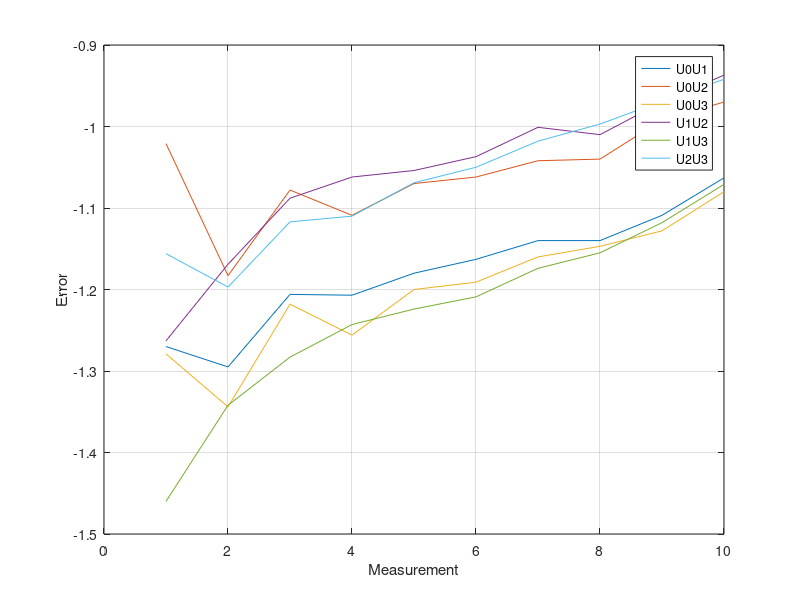

Recreate this plot in MATLAB.
DWM_to_wall_offset = 0.025;
number_of_distances_measured = 10;

U0_actual_distances = [4.557, 4.035, 3.519, 3.014, 2.508, 2.001, 1.499, 1.000, 0.497, 0.100] + 2*DWM_to_wall_offset;
U1_actual_distances = [4.556, 4.036, 3.520, 3.015, 2.508, 2.001, 1.500, 1.000, 0.498, 0.100] + 2*DWM_to_wall_offset;
U2_actual_distances = [4.555, 4.037, 3.519, 3.015, 2.507, 2.001, 1.501, 1.000, 0.493, 0.100] + 2*DWM_to_wall_offset;

U0U1 = [5.877, 5.380, 4.775, 4.271, 3.738, 3.214, 2.689, 2.190, 1.656, 1.213];
U0U2 = [5.628, 5.268, 4.647, 4.173, 3.628, 3.113, 2.591, 2.090, 1.539, 1.120];
U0U3 = [5.886, 5.429, 4.787, 4.320, 3.758, 3.242, 2.709, 2.197, 1.675, 1.230];
U1U2 = [5.869, 5.255, 4.658, 4.127, 3.612, 3.088, 2.551, 2.060, 1.518, 1.087];
U1U3 = [6.066, 5.428, 4.853, 4.308, 3.782, 3.260, 2.724, 2.205, 1.666, 1.221];
U2U3 = [5.761, 5.284, 4.686, 4.175, 3.626, 3.101, 2.569, 2.047, 1.512, 1.092];

U_distances = [U0U1; U0U2; U0U3; U1U2; U1U3; U2U3]'

actual_distances = [U0_actual_distances; U0_actual_distances; U0_actual_distances; ...
                    U1_actual_distances; U1_actual_distances; U2_actual_distances]';


E = actual_distances - U_distances;

plot(E);
grid on;
legend('U0U1','U0U2','U0U3','U1U2','U1U3','U2U3');
xlabel('Measurement');
ylabel('Error');
